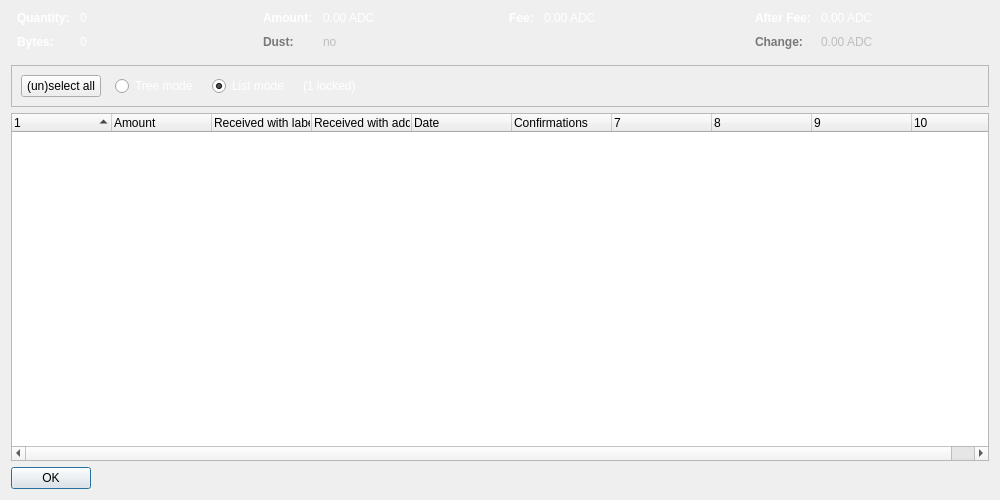
<?xml version="1.0" encoding="UTF-8"?>
<ui version="4.0">
 <class>CoinControlDialog</class>
 <widget class="QDialog" name="CoinControlDialog">
  <property name="geometry">
   <rect>
    <x>0</x>
    <y>0</y>
    <width>1000</width>
    <height>500</height>
   </rect>
  </property>
  <property name="windowTitle">
   <string>Coin Selection</string>
  </property>
  <layout class="QVBoxLayout" name="verticalLayout">
   <item>
    <layout class="QHBoxLayout" name="horizontalLayoutTop" stretch="0,0,0,0">
     <property name="topMargin">
      <number>0</number>
     </property>
     <property name="bottomMargin">
      <number>10</number>
     </property>
     <item>
      <layout class="QFormLayout" name="formLayoutCoinControl1">
       <property name="horizontalSpacing">
        <number>10</number>
       </property>
       <property name="verticalSpacing">
        <number>10</number>
       </property>
       <property name="leftMargin">
        <number>6</number>
       </property>
       <property name="rightMargin">
        <number>6</number>
       </property>
       <item row="0" column="0">
        <widget class="QLabel" name="labelCoinControlQuantityText">
         <property name="palette">
          <palette>
           <active>
            <colorrole role="WindowText">
             <brush brushstyle="SolidPattern">
              <color alpha="255">
               <red>255</red>
               <green>255</green>
               <blue>255</blue>
              </color>
             </brush>
            </colorrole>
           </active>
           <inactive>
            <colorrole role="WindowText">
             <brush brushstyle="SolidPattern">
              <color alpha="255">
               <red>255</red>
               <green>255</green>
               <blue>255</blue>
              </color>
             </brush>
            </colorrole>
           </inactive>
           <disabled>
            <colorrole role="WindowText">
             <brush brushstyle="SolidPattern">
              <color alpha="255">
               <red>120</red>
               <green>120</green>
               <blue>120</blue>
              </color>
             </brush>
            </colorrole>
           </disabled>
          </palette>
         </property>
         <property name="font">
          <font>
           <weight>75</weight>
           <bold>true</bold>
          </font>
         </property>
         <property name="text">
          <string>Quantity:</string>
         </property>
        </widget>
       </item>
       <item row="0" column="1">
        <widget class="QLabel" name="labelCoinControlQuantity">
         <property name="palette">
          <palette>
           <active>
            <colorrole role="WindowText">
             <brush brushstyle="SolidPattern">
              <color alpha="255">
               <red>255</red>
               <green>255</green>
               <blue>255</blue>
              </color>
             </brush>
            </colorrole>
           </active>
           <inactive>
            <colorrole role="WindowText">
             <brush brushstyle="SolidPattern">
              <color alpha="255">
               <red>255</red>
               <green>255</green>
               <blue>255</blue>
              </color>
             </brush>
            </colorrole>
           </inactive>
           <disabled>
            <colorrole role="WindowText">
             <brush brushstyle="SolidPattern">
              <color alpha="255">
               <red>120</red>
               <green>120</green>
               <blue>120</blue>
              </color>
             </brush>
            </colorrole>
           </disabled>
          </palette>
         </property>
         <property name="cursor">
          <cursorShape>IBeamCursor</cursorShape>
         </property>
         <property name="contextMenuPolicy">
          <enum>Qt::ActionsContextMenu</enum>
         </property>
         <property name="text">
          <string notr="true">0</string>
         </property>
         <property name="textInteractionFlags">
          <set>Qt::LinksAccessibleByMouse|Qt::TextSelectableByKeyboard|Qt::TextSelectableByMouse</set>
         </property>
        </widget>
       </item>
       <item row="1" column="0">
        <widget class="QLabel" name="labelCoinControlBytesText">
         <property name="palette">
          <palette>
           <active>
            <colorrole role="WindowText">
             <brush brushstyle="SolidPattern">
              <color alpha="255">
               <red>255</red>
               <green>255</green>
               <blue>255</blue>
              </color>
             </brush>
            </colorrole>
           </active>
           <inactive>
            <colorrole role="WindowText">
             <brush brushstyle="SolidPattern">
              <color alpha="255">
               <red>255</red>
               <green>255</green>
               <blue>255</blue>
              </color>
             </brush>
            </colorrole>
           </inactive>
           <disabled>
            <colorrole role="WindowText">
             <brush brushstyle="SolidPattern">
              <color alpha="255">
               <red>120</red>
               <green>120</green>
               <blue>120</blue>
              </color>
             </brush>
            </colorrole>
           </disabled>
          </palette>
         </property>
         <property name="font">
          <font>
           <weight>75</weight>
           <bold>true</bold>
          </font>
         </property>
         <property name="text">
          <string>Bytes:</string>
         </property>
        </widget>
       </item>
       <item row="1" column="1">
        <widget class="QLabel" name="labelCoinControlBytes">
         <property name="palette">
          <palette>
           <active>
            <colorrole role="WindowText">
             <brush brushstyle="SolidPattern">
              <color alpha="255">
               <red>255</red>
               <green>255</green>
               <blue>255</blue>
              </color>
             </brush>
            </colorrole>
           </active>
           <inactive>
            <colorrole role="WindowText">
             <brush brushstyle="SolidPattern">
              <color alpha="255">
               <red>255</red>
               <green>255</green>
               <blue>255</blue>
              </color>
             </brush>
            </colorrole>
           </inactive>
           <disabled>
            <colorrole role="WindowText">
             <brush brushstyle="SolidPattern">
              <color alpha="255">
               <red>120</red>
               <green>120</green>
               <blue>120</blue>
              </color>
             </brush>
            </colorrole>
           </disabled>
          </palette>
         </property>
         <property name="cursor">
          <cursorShape>IBeamCursor</cursorShape>
         </property>
         <property name="contextMenuPolicy">
          <enum>Qt::ActionsContextMenu</enum>
         </property>
         <property name="text">
          <string notr="true">0</string>
         </property>
         <property name="textInteractionFlags">
          <set>Qt::LinksAccessibleByMouse|Qt::TextSelectableByKeyboard|Qt::TextSelectableByMouse</set>
         </property>
        </widget>
       </item>
      </layout>
     </item>
     <item>
      <layout class="QFormLayout" name="formLayoutCoinControl2">
       <property name="horizontalSpacing">
        <number>10</number>
       </property>
       <property name="verticalSpacing">
        <number>10</number>
       </property>
       <property name="leftMargin">
        <number>6</number>
       </property>
       <property name="rightMargin">
        <number>6</number>
       </property>
       <item row="0" column="0">
        <widget class="QLabel" name="labelCoinControlAmountText">
         <property name="palette">
          <palette>
           <active>
            <colorrole role="WindowText">
             <brush brushstyle="SolidPattern">
              <color alpha="255">
               <red>255</red>
               <green>255</green>
               <blue>255</blue>
              </color>
             </brush>
            </colorrole>
           </active>
           <inactive>
            <colorrole role="WindowText">
             <brush brushstyle="SolidPattern">
              <color alpha="255">
               <red>255</red>
               <green>255</green>
               <blue>255</blue>
              </color>
             </brush>
            </colorrole>
           </inactive>
           <disabled>
            <colorrole role="WindowText">
             <brush brushstyle="SolidPattern">
              <color alpha="255">
               <red>120</red>
               <green>120</green>
               <blue>120</blue>
              </color>
             </brush>
            </colorrole>
           </disabled>
          </palette>
         </property>
         <property name="font">
          <font>
           <weight>75</weight>
           <bold>true</bold>
          </font>
         </property>
         <property name="text">
          <string>Amount:</string>
         </property>
        </widget>
       </item>
       <item row="0" column="1">
        <widget class="QLabel" name="labelCoinControlAmount">
         <property name="palette">
          <palette>
           <active>
            <colorrole role="WindowText">
             <brush brushstyle="SolidPattern">
              <color alpha="255">
               <red>255</red>
               <green>255</green>
               <blue>255</blue>
              </color>
             </brush>
            </colorrole>
           </active>
           <inactive>
            <colorrole role="WindowText">
             <brush brushstyle="SolidPattern">
              <color alpha="255">
               <red>255</red>
               <green>255</green>
               <blue>255</blue>
              </color>
             </brush>
            </colorrole>
           </inactive>
           <disabled>
            <colorrole role="WindowText">
             <brush brushstyle="SolidPattern">
              <color alpha="255">
               <red>120</red>
               <green>120</green>
               <blue>120</blue>
              </color>
             </brush>
            </colorrole>
           </disabled>
          </palette>
         </property>
         <property name="cursor">
          <cursorShape>IBeamCursor</cursorShape>
         </property>
         <property name="contextMenuPolicy">
          <enum>Qt::ActionsContextMenu</enum>
         </property>
         <property name="text">
          <string notr="true">0.00 ADC</string>
         </property>
         <property name="textInteractionFlags">
          <set>Qt::LinksAccessibleByMouse|Qt::TextSelectableByKeyboard|Qt::TextSelectableByMouse</set>
         </property>
        </widget>
       </item>
       <item row="1" column="0">
        <widget class="QLabel" name="labelCoinControlLowOutputText">
         <property name="enabled">
          <bool>false</bool>
         </property>
         <property name="palette">
          <palette>
           <active>
            <colorrole role="WindowText">
             <brush brushstyle="SolidPattern">
              <color alpha="255">
               <red>255</red>
               <green>255</green>
               <blue>255</blue>
              </color>
             </brush>
            </colorrole>
           </active>
           <inactive>
            <colorrole role="WindowText">
             <brush brushstyle="SolidPattern">
              <color alpha="255">
               <red>255</red>
               <green>255</green>
               <blue>255</blue>
              </color>
             </brush>
            </colorrole>
           </inactive>
           <disabled>
            <colorrole role="WindowText">
             <brush brushstyle="SolidPattern">
              <color alpha="255">
               <red>120</red>
               <green>120</green>
               <blue>120</blue>
              </color>
             </brush>
            </colorrole>
           </disabled>
          </palette>
         </property>
         <property name="font">
          <font>
           <weight>75</weight>
           <bold>true</bold>
          </font>
         </property>
         <property name="text">
          <string>Dust:</string>
         </property>
        </widget>
       </item>
       <item row="1" column="1">
        <widget class="QLabel" name="labelCoinControlLowOutput">
         <property name="enabled">
          <bool>false</bool>
         </property>
         <property name="palette">
          <palette>
           <active>
            <colorrole role="WindowText">
             <brush brushstyle="SolidPattern">
              <color alpha="255">
               <red>255</red>
               <green>255</green>
               <blue>255</blue>
              </color>
             </brush>
            </colorrole>
           </active>
           <inactive>
            <colorrole role="WindowText">
             <brush brushstyle="SolidPattern">
              <color alpha="255">
               <red>255</red>
               <green>255</green>
               <blue>255</blue>
              </color>
             </brush>
            </colorrole>
           </inactive>
           <disabled>
            <colorrole role="WindowText">
             <brush brushstyle="SolidPattern">
              <color alpha="255">
               <red>120</red>
               <green>120</green>
               <blue>120</blue>
              </color>
             </brush>
            </colorrole>
           </disabled>
          </palette>
         </property>
         <property name="cursor">
          <cursorShape>IBeamCursor</cursorShape>
         </property>
         <property name="contextMenuPolicy">
          <enum>Qt::ActionsContextMenu</enum>
         </property>
         <property name="text">
          <string notr="true">no</string>
         </property>
         <property name="textInteractionFlags">
          <set>Qt::LinksAccessibleByMouse|Qt::TextSelectableByKeyboard|Qt::TextSelectableByMouse</set>
         </property>
        </widget>
       </item>
      </layout>
     </item>
     <item>
      <layout class="QFormLayout" name="formLayoutCoinControl3">
       <property name="horizontalSpacing">
        <number>10</number>
       </property>
       <property name="verticalSpacing">
        <number>10</number>
       </property>
       <property name="leftMargin">
        <number>6</number>
       </property>
       <property name="rightMargin">
        <number>6</number>
       </property>
       <item row="0" column="0">
        <widget class="QLabel" name="labelCoinControlFeeText">
         <property name="palette">
          <palette>
           <active>
            <colorrole role="WindowText">
             <brush brushstyle="SolidPattern">
              <color alpha="255">
               <red>255</red>
               <green>255</green>
               <blue>255</blue>
              </color>
             </brush>
            </colorrole>
           </active>
           <inactive>
            <colorrole role="WindowText">
             <brush brushstyle="SolidPattern">
              <color alpha="255">
               <red>255</red>
               <green>255</green>
               <blue>255</blue>
              </color>
             </brush>
            </colorrole>
           </inactive>
           <disabled>
            <colorrole role="WindowText">
             <brush brushstyle="SolidPattern">
              <color alpha="255">
               <red>120</red>
               <green>120</green>
               <blue>120</blue>
              </color>
             </brush>
            </colorrole>
           </disabled>
          </palette>
         </property>
         <property name="font">
          <font>
           <weight>75</weight>
           <bold>true</bold>
          </font>
         </property>
         <property name="text">
          <string>Fee:</string>
         </property>
        </widget>
       </item>
       <item row="0" column="1">
        <widget class="QLabel" name="labelCoinControlFee">
         <property name="palette">
          <palette>
           <active>
            <colorrole role="WindowText">
             <brush brushstyle="SolidPattern">
              <color alpha="255">
               <red>255</red>
               <green>255</green>
               <blue>255</blue>
              </color>
             </brush>
            </colorrole>
           </active>
           <inactive>
            <colorrole role="WindowText">
             <brush brushstyle="SolidPattern">
              <color alpha="255">
               <red>255</red>
               <green>255</green>
               <blue>255</blue>
              </color>
             </brush>
            </colorrole>
           </inactive>
           <disabled>
            <colorrole role="WindowText">
             <brush brushstyle="SolidPattern">
              <color alpha="255">
               <red>120</red>
               <green>120</green>
               <blue>120</blue>
              </color>
             </brush>
            </colorrole>
           </disabled>
          </palette>
         </property>
         <property name="cursor">
          <cursorShape>IBeamCursor</cursorShape>
         </property>
         <property name="contextMenuPolicy">
          <enum>Qt::ActionsContextMenu</enum>
         </property>
         <property name="text">
          <string notr="true">0.00 ADC</string>
         </property>
         <property name="textInteractionFlags">
          <set>Qt::LinksAccessibleByMouse|Qt::TextSelectableByKeyboard|Qt::TextSelectableByMouse</set>
         </property>
        </widget>
       </item>
      </layout>
     </item>
     <item>
      <layout class="QFormLayout" name="formLayoutCoinControl4">
       <property name="horizontalSpacing">
        <number>10</number>
       </property>
       <property name="verticalSpacing">
        <number>10</number>
       </property>
       <property name="leftMargin">
        <number>6</number>
       </property>
       <property name="rightMargin">
        <number>6</number>
       </property>
       <item row="0" column="0">
        <widget class="QLabel" name="labelCoinControlAfterFeeText">
         <property name="palette">
          <palette>
           <active>
            <colorrole role="WindowText">
             <brush brushstyle="SolidPattern">
              <color alpha="255">
               <red>255</red>
               <green>255</green>
               <blue>255</blue>
              </color>
             </brush>
            </colorrole>
           </active>
           <inactive>
            <colorrole role="WindowText">
             <brush brushstyle="SolidPattern">
              <color alpha="255">
               <red>255</red>
               <green>255</green>
               <blue>255</blue>
              </color>
             </brush>
            </colorrole>
           </inactive>
           <disabled>
            <colorrole role="WindowText">
             <brush brushstyle="SolidPattern">
              <color alpha="255">
               <red>120</red>
               <green>120</green>
               <blue>120</blue>
              </color>
             </brush>
            </colorrole>
           </disabled>
          </palette>
         </property>
         <property name="font">
          <font>
           <weight>75</weight>
           <bold>true</bold>
          </font>
         </property>
         <property name="text">
          <string>After Fee:</string>
         </property>
        </widget>
       </item>
       <item row="0" column="1">
        <widget class="QLabel" name="labelCoinControlAfterFee">
         <property name="palette">
          <palette>
           <active>
            <colorrole role="WindowText">
             <brush brushstyle="SolidPattern">
              <color alpha="255">
               <red>255</red>
               <green>255</green>
               <blue>255</blue>
              </color>
             </brush>
            </colorrole>
           </active>
           <inactive>
            <colorrole role="WindowText">
             <brush brushstyle="SolidPattern">
              <color alpha="255">
               <red>255</red>
               <green>255</green>
               <blue>255</blue>
              </color>
             </brush>
            </colorrole>
           </inactive>
           <disabled>
            <colorrole role="WindowText">
             <brush brushstyle="SolidPattern">
              <color alpha="255">
               <red>120</red>
               <green>120</green>
               <blue>120</blue>
              </color>
             </brush>
            </colorrole>
           </disabled>
          </palette>
         </property>
         <property name="cursor">
          <cursorShape>IBeamCursor</cursorShape>
         </property>
         <property name="contextMenuPolicy">
          <enum>Qt::ActionsContextMenu</enum>
         </property>
         <property name="text">
          <string notr="true">0.00 ADC</string>
         </property>
         <property name="textInteractionFlags">
          <set>Qt::LinksAccessibleByMouse|Qt::TextSelectableByKeyboard|Qt::TextSelectableByMouse</set>
         </property>
        </widget>
       </item>
       <item row="1" column="0">
        <widget class="QLabel" name="labelCoinControlChangeText">
         <property name="enabled">
          <bool>false</bool>
         </property>
         <property name="palette">
          <palette>
           <active>
            <colorrole role="WindowText">
             <brush brushstyle="SolidPattern">
              <color alpha="255">
               <red>255</red>
               <green>255</green>
               <blue>255</blue>
              </color>
             </brush>
            </colorrole>
           </active>
           <inactive>
            <colorrole role="WindowText">
             <brush brushstyle="SolidPattern">
              <color alpha="255">
               <red>255</red>
               <green>255</green>
               <blue>255</blue>
              </color>
             </brush>
            </colorrole>
           </inactive>
           <disabled>
            <colorrole role="WindowText">
             <brush brushstyle="SolidPattern">
              <color alpha="255">
               <red>120</red>
               <green>120</green>
               <blue>120</blue>
              </color>
             </brush>
            </colorrole>
           </disabled>
          </palette>
         </property>
         <property name="font">
          <font>
           <weight>75</weight>
           <bold>true</bold>
          </font>
         </property>
         <property name="text">
          <string>Change:</string>
         </property>
        </widget>
       </item>
       <item row="1" column="1">
        <widget class="QLabel" name="labelCoinControlChange">
         <property name="enabled">
          <bool>false</bool>
         </property>
         <property name="palette">
          <palette>
           <active>
            <colorrole role="WindowText">
             <brush brushstyle="SolidPattern">
              <color alpha="255">
               <red>255</red>
               <green>255</green>
               <blue>255</blue>
              </color>
             </brush>
            </colorrole>
           </active>
           <inactive>
            <colorrole role="WindowText">
             <brush brushstyle="SolidPattern">
              <color alpha="255">
               <red>255</red>
               <green>255</green>
               <blue>255</blue>
              </color>
             </brush>
            </colorrole>
           </inactive>
           <disabled>
            <colorrole role="WindowText">
             <brush brushstyle="SolidPattern">
              <color alpha="255">
               <red>120</red>
               <green>120</green>
               <blue>120</blue>
              </color>
             </brush>
            </colorrole>
           </disabled>
          </palette>
         </property>
         <property name="cursor">
          <cursorShape>IBeamCursor</cursorShape>
         </property>
         <property name="contextMenuPolicy">
          <enum>Qt::ActionsContextMenu</enum>
         </property>
         <property name="text">
          <string notr="true">0.00 ADC</string>
         </property>
         <property name="textInteractionFlags">
          <set>Qt::LinksAccessibleByMouse|Qt::TextSelectableByKeyboard|Qt::TextSelectableByMouse</set>
         </property>
        </widget>
       </item>
      </layout>
     </item>
    </layout>
   </item>
   <item>
    <widget class="QFrame" name="frame">
     <property name="minimumSize">
      <size>
       <width>0</width>
       <height>40</height>
      </size>
     </property>
     <property name="frameShape">
      <enum>QFrame::StyledPanel</enum>
     </property>
     <property name="frameShadow">
      <enum>QFrame::Sunken</enum>
     </property>
     <layout class="QHBoxLayout" name="horizontalLayout">
      <item>
       <layout class="QHBoxLayout" name="horizontalLayoutPanel" stretch="0,0,0,0,0">
        <property name="spacing">
         <number>14</number>
        </property>
        <item>
         <widget class="QPushButton" name="pushButtonSelectAll">
          <property name="sizePolicy">
           <sizepolicy hsizetype="Maximum" vsizetype="Fixed">
            <horstretch>0</horstretch>
            <verstretch>0</verstretch>
           </sizepolicy>
          </property>
          <property name="text">
           <string>(un)select all</string>
          </property>
          <property name="autoDefault">
           <bool>false</bool>
          </property>
         </widget>
        </item>
        <item>
         <widget class="QRadioButton" name="radioTreeMode">
          <property name="sizePolicy">
           <sizepolicy hsizetype="Maximum" vsizetype="Fixed">
            <horstretch>0</horstretch>
            <verstretch>0</verstretch>
           </sizepolicy>
          </property>
          <property name="palette">
           <palette>
            <active>
             <colorrole role="WindowText">
              <brush brushstyle="SolidPattern">
               <color alpha="255">
                <red>255</red>
                <green>255</green>
                <blue>255</blue>
               </color>
              </brush>
             </colorrole>
            </active>
            <inactive>
             <colorrole role="WindowText">
              <brush brushstyle="SolidPattern">
               <color alpha="255">
                <red>255</red>
                <green>255</green>
                <blue>255</blue>
               </color>
              </brush>
             </colorrole>
            </inactive>
            <disabled>
             <colorrole role="WindowText">
              <brush brushstyle="SolidPattern">
               <color alpha="255">
                <red>120</red>
                <green>120</green>
                <blue>120</blue>
               </color>
              </brush>
             </colorrole>
            </disabled>
           </palette>
          </property>
          <property name="text">
           <string>Tree mode</string>
          </property>
         </widget>
        </item>
        <item>
         <widget class="QRadioButton" name="radioListMode">
          <property name="sizePolicy">
           <sizepolicy hsizetype="Maximum" vsizetype="Fixed">
            <horstretch>0</horstretch>
            <verstretch>0</verstretch>
           </sizepolicy>
          </property>
          <property name="palette">
           <palette>
            <active>
             <colorrole role="WindowText">
              <brush brushstyle="SolidPattern">
               <color alpha="255">
                <red>255</red>
                <green>255</green>
                <blue>255</blue>
               </color>
              </brush>
             </colorrole>
            </active>
            <inactive>
             <colorrole role="WindowText">
              <brush brushstyle="SolidPattern">
               <color alpha="255">
                <red>255</red>
                <green>255</green>
                <blue>255</blue>
               </color>
              </brush>
             </colorrole>
            </inactive>
            <disabled>
             <colorrole role="WindowText">
              <brush brushstyle="SolidPattern">
               <color alpha="255">
                <red>120</red>
                <green>120</green>
                <blue>120</blue>
               </color>
              </brush>
             </colorrole>
            </disabled>
           </palette>
          </property>
          <property name="text">
           <string>List mode</string>
          </property>
          <property name="checked">
           <bool>true</bool>
          </property>
         </widget>
        </item>
        <item>
         <widget class="QLabel" name="labelLocked">
          <property name="palette">
           <palette>
            <active>
             <colorrole role="WindowText">
              <brush brushstyle="SolidPattern">
               <color alpha="255">
                <red>255</red>
                <green>255</green>
                <blue>255</blue>
               </color>
              </brush>
             </colorrole>
            </active>
            <inactive>
             <colorrole role="WindowText">
              <brush brushstyle="SolidPattern">
               <color alpha="255">
                <red>255</red>
                <green>255</green>
                <blue>255</blue>
               </color>
              </brush>
             </colorrole>
            </inactive>
            <disabled>
             <colorrole role="WindowText">
              <brush brushstyle="SolidPattern">
               <color alpha="255">
                <red>120</red>
                <green>120</green>
                <blue>120</blue>
               </color>
              </brush>
             </colorrole>
            </disabled>
           </palette>
          </property>
          <property name="text">
           <string notr="true">(1 locked)</string>
          </property>
         </widget>
        </item>
        <item>
         <spacer name="horizontalSpacer">
          <property name="orientation">
           <enum>Qt::Horizontal</enum>
          </property>
          <property name="sizeHint" stdset="0">
           <size>
            <width>40</width>
            <height>20</height>
           </size>
          </property>
         </spacer>
        </item>
       </layout>
      </item>
     </layout>
    </widget>
   </item>
   <item>
    <widget class="CoinControlTreeWidget" name="treeWidget">
     <property name="contextMenuPolicy">
      <enum>Qt::CustomContextMenu</enum>
     </property>
     <property name="sortingEnabled">
      <bool>false</bool>
     </property>
     <property name="columnCount">
      <number>10</number>
     </property>
     <attribute name="headerShowSortIndicator" stdset="0">
      <bool>true</bool>
     </attribute>
     <attribute name="headerStretchLastSection">
      <bool>false</bool>
     </attribute>
     <column>
      <property name="text">
       <string/>
      </property>
     </column>
     <column>
      <property name="text">
       <string>Amount</string>
      </property>
     </column>
     <column>
      <property name="text">
       <string>Received with label</string>
      </property>
     </column>
     <column>
      <property name="text">
       <string>Received with address</string>
      </property>
     </column>
     <column>
      <property name="text">
       <string>Date</string>
      </property>
     </column>
     <column>
      <property name="text">
       <string>Confirmations</string>
      </property>
      <property name="toolTip">
       <string>Confirmed</string>
      </property>
     </column>
     <column>
      <property name="text">
       <string/>
      </property>
     </column>
     <column>
      <property name="text">
       <string/>
      </property>
     </column>
     <column>
      <property name="text">
       <string/>
      </property>
     </column>
     <column>
      <property name="text">
       <string/>
      </property>
     </column>
    </widget>
   </item>
   <item>
    <widget class="QDialogButtonBox" name="buttonBox">
     <property name="sizePolicy">
      <sizepolicy hsizetype="Maximum" vsizetype="Fixed">
       <horstretch>0</horstretch>
       <verstretch>0</verstretch>
      </sizepolicy>
     </property>
     <property name="orientation">
      <enum>Qt::Horizontal</enum>
     </property>
     <property name="standardButtons">
      <set>QDialogButtonBox::Ok</set>
     </property>
    </widget>
   </item>
  </layout>
 </widget>
 <customwidgets>
  <customwidget>
   <class>CoinControlTreeWidget</class>
   <extends>QTreeWidget</extends>
   <header>coincontroltreewidget.h</header>
  </customwidget>
 </customwidgets>
 <resources/>
 <connections/>
</ui>
